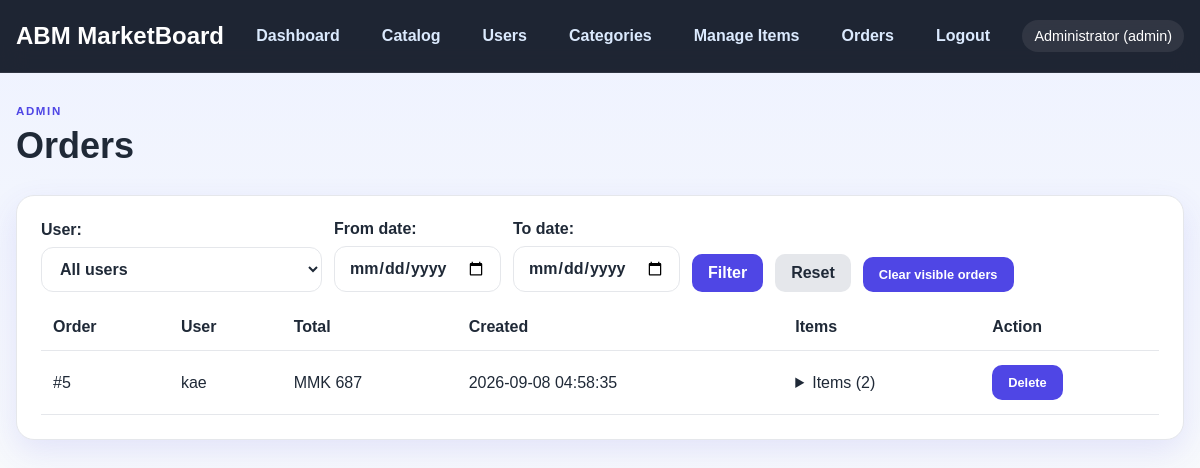
The app's page /admin/orders.php (signed in) with its own data.
### tables this page shows
CREATE TABLE users (
            id INTEGER PRIMARY KEY AUTOINCREMENT,
            name TEXT NOT NULL,
            email TEXT NOT NULL UNIQUE,
            password TEXT NOT NULL,
            role TEXT NOT NULL DEFAULT 'user',
            created_at DATETIME DEFAULT CURRENT_TIMESTAMP
        , approved INTEGER NOT NULL DEFAULT 0);

CREATE TABLE orders (
        id INTEGER PRIMARY KEY AUTOINCREMENT,
        user_id INTEGER NOT NULL,
        total INTEGER NOT NULL DEFAULT 0,
        status TEXT NOT NULL DEFAULT "pending",
        created_at DATETIME DEFAULT CURRENT_TIMESTAMP,
        FOREIGN KEY (user_id) REFERENCES users(id) ON DELETE CASCADE
    );

### app/helpers.php (called while the page is built, shortened)
<?php
require_once __DIR__ . '/db.php';
function e(string $value): string
{
    return htmlspecialchars($value, ENT_QUOTES, 'UTF-8');
}
function currentUser(): ?array
{
    return $_SESSION['user'] ?? null;
}
function formatPrice(float $amount): string
{
    return 'MMK ' . number_format((int) round($amount), 0, '.', ',');
}

### app/db.php (called while the page is built, shortened)
<?php
function getDb(): PDO
{
    static $pdo = null;
    if ($pdo === null) {
        $pdo = new PDO('sqlite:' . DB_PATH);
        $pdo->setAttribute(PDO::ATTR_ERRMODE, PDO::ERRMODE_EXCEPTION);
        $pdo->setAttribute(PDO::ATTR_DEFAULT_FETCH_MODE, PDO::FETCH_ASSOC);
        $pdo->exec('PRAGMA foreign_keys = ON;');
        initializeDatabase($pdo);
    }
    return $pdo;
}
function initializeDatabase(PDO $pdo): void
{
    $pdo->exec('CREATE TABLE IF NOT EXISTS users (
        id INTEGER PRIMARY KEY AUTOINCREMENT,
        name TEXT NOT NULL,
        email TEXT NOT NULL UNIQUE,
        password TEXT NOT NULL,
        role TEXT NOT NULL DEFAULT "user",
        approved INTEGER NOT NULL DEFAULT 0,
        created_at DATETIME DEFAULT CURRENT_TIMESTAMP
    )');
    $pdo->exec('CREATE TABLE IF NOT EXISTS items (
        id INTEGER PRIMARY KEY AUTOINCREMENT,
        name TEXT NOT NULL,
        description TEXT NOT NULL,
        details TEXT NOT NULL,
        price REAL NOT NULL DEFAULT 0,
        image TEXT,
        category TEXT NOT NULL DEFAULT "General",
        barcode TEXT,
        created_at DATETIME DEFAULT CURRENT_TIMESTAMP
    )');
    $pdo->exec('CREATE TABLE IF NOT EXISTS categories (
        id INTEGER PRIMARY KEY AUTOINCREMENT,
        name TEXT NOT NULL UNIQUE,
        created_at DATETIME DEFAULT CURRENT_TIMESTAMP
    )');
    $pdo->exec('CREATE TABLE IF NOT EXISTS messages (
        id INTEGER PRIMARY KEY AUTOINCREMENT,
        sender_id INTEGER,
        sender_name TEXT NOT NULL,
        message TEXT NOT NULL,
        is_announcement INTEGER NOT NULL DEFAULT 0,
        created_at DATETIME DEFAULT CURRENT_TIMESTAMP,
        FOREIGN KEY (sender_id) REFERENCES users(id) ON DELETE SET NULL
    )');
    $pdo->exec('CREATE TABLE IF NOT EXISTS orders (
        id INTEGER PRIMARY KEY AUTOINCREMENT,
        user_id INTEGER NOT NULL,
        total INTEGER NOT NULL DEFAULT 0,
        status TEXT NOT NULL DEFAULT "pending",
        created_at DATETIME DEFAULT CURRENT_TIMESTAMP,
        FOREIGN KEY (user_id) REFERENCES users(id) ON DELETE CASCADE
    )');
    $pdo->exec('CREATE TABLE IF NOT EXISTS order_items (
        id INTEGER PRIMARY KEY AUTOINCREMENT,
        order_id INTEGER NOT NULL,
        item_id INTEGER NOT NULL,
        price INTEGER NOT NULL,
        quantity INTEGER NOT NULL DEFAULT 1,
        FOREIGN KEY (order_id) REFERENCES orders(id) ON DELETE CASCADE,
        FOREIGN KEY (item_id) REFERENCES items(id) ON DELETE CASCADE
    )');
    try {
        $pdo->query('SELECT is_announcement FROM messages LIMIT 1');
    } catch (Exception $e) {
        try {
            $pdo->exec('ALTER TABLE messages ADD COLUMN is_announcement INTEGER NOT NULL DEFAULT 0');
        } catch (Exception $ignored) {
        }
    }
    try {
        $pdo->query('SELECT approved FROM users LIMIT 1');
    } catch (Exception $e) {
        try {
            $pdo->exec('ALTER TABLE users ADD COLUMN approved INTEGER NOT NULL DEFAULT 0');
        } catch (Exception $ignored) {
        }
    }
    try {
        $pdo->query('SELECT barcode FROM items LIMIT 1');
    } catch (Exception $e) {
        try {
            $pdo->exec('ALTER TABLE items ADD COLUMN barcode TEXT');
        } catch (Exception $ignored) {
        }
    }
    $count = (int) $pdo->query('SELECT COUNT(*) FROM users WHERE email = "admin@demo.com"')->fetchColumn();
}
function getAllOrders(): array
{
    $stmt = getDb()->query('SELECT o.*, u.email, u.name, u.role FROM orders o LEFT JOIN users u ON u.id = o.user_id ORDER BY o.created_at DESC');
    return $stmt->fetchAll();
}
function getOrderItems(int $orderId): array
{
    $stmt = getDb()->prepare('SELECT oi.*, i.name FROM order_items oi LEFT JOIN items i ON i.id = oi.item_id WHERE oi.order_id = ?');
    $stmt->execute([$orderId]);
    return $stmt->fetchAll();
}
function getAllUsers(): array
{
    $stmt = getDb()->query('SELECT * FROM users ORDER BY created_at DESC');
    return $stmt->fetchAll();
}

### public/admin/orders.php (the view, shortened to what this page needs)
<?php
require_once __DIR__ . '/../../app/helpers.php';
$dateFrom = trim((string) ($_GET['date_from'] ?? ''));
$dateTo = trim((string) ($_GET['date_to'] ?? ''));
$allOrders = getAllOrders();
$orders = [];
foreach ($allOrders as $order) {
    $orders[] = $order;
}
usort($orders, function ($a, $b) {
    return strtotime((string) $b['created_at']) <=> strtotime((string) $a['created_at']);
});
include __DIR__ . '/../../app/partials/header.php';
?>
<section class="page-header">
    <div>
        <p class="eyebrow">Admin</p>
        <h1>Orders</h1>
    </div>
</section>
<div class="section-block">
    <form method="get" style="margin-bottom:12px; display:flex; gap:12px; flex-wrap:wrap; align-items:end;">
        <label>
            User:
            <select name="user">
                <option value="">All users</option>
            </select>
        </label>
        <label>
            From date:
            <input type="date" name="date_from" value="<?= e($dateFrom) ?>">
        </label>
        <label>
            To date:
            <input type="date" name="date_to" value="<?= e($dateTo) ?>">
        </label>
        <button type="submit" class="primary-btn">Filter</button>
        <a class="primary-btn" href="/admin/orders.php" style="background:#e5e7eb;color:var(--text);">Reset</a>
        <?php if (!empty($orders)): ?>
            <button type="submit" form="clear-orders-form" name="clear_orders" value="1" class="clear-btn">Clear visible orders</button>
        <?php endif; ?>
    </form>
    <?php if (empty($orders)): ?>
        <p>No orders found.</p>
    <?php else: ?>
        <table>
            <thead>
                <tr>
                    <th>Order</th>
                    <th>User</th>
                    <th>Total</th>
                    <th>Created</th>
                    <th>Items</th>
                    <th>Action</th>
                </tr>
            </thead>
            <tbody>
            <?php foreach ($orders as $o): $items = getOrderItems((int) $o['id']); ?>
                <tr>
                    <td>#<?= (int) $o['id'] ?></td>
                    <td><?= e($o['name'] ?? $o['email'] ?? 'User') ?></td>
                    <td><?= formatPrice((float) $o['total']) ?></td>
                    <td><?= e($o['created_at']) ?></td>
                    <td>
                        <details>
                            <summary>Items (<?= count($items) ?>)</summary>
                        </details>
                    </td>
                    <td>
                        <form method="post" style="margin:0;">
                            <button type="submit" class="clear-btn">Delete</button>
                        </form>
                    </td>
                </tr>
            <?php endforeach; ?>
            </tbody>
        </table>
    <?php endif; ?>
</div>
<?php include __DIR__ . '/../../app/partials/footer.php'; ?>

### app/partials/header.php (shortened to what this page needs)
<?php
require_once __DIR__ . '/../helpers.php';
$loggedUser = currentUser();
$currentPage = $currentPage ?? basename($_SERVER['SCRIPT_NAME']);
?>
<!doctype html>
<html lang="en">
<head>
    <link rel="stylesheet" href="/assets/style.css">
</head>
<body>
    <header class="topbar">
        <div class="container nav-wrap">
            <div class="brand">
                <a href="/dashboard.php">ABM MarketBoard</a>
            </div>
            <nav class="main-nav" id="mainNav">
                <?php if ($loggedUser): ?>
                    <a class="<?= $currentPage === 'dashboard.php' ? 'active' : '' ?>" href="/dashboard.php">Dashboard</a>
                    <a class="<?= $currentPage === 'items.php' ? 'active' : '' ?>" href="/items.php">Catalog</a>
                    <?php if (($loggedUser['role'] ?? '') !== 'admin'): ?>
                        <a class="<?= $currentPage === 'cart.php' ? 'active' : '' ?> cart-link" href="/cart.php">Cart <span id="cart-count" style="display:inline-block;margin-left:6px;min-width:20px;text-align:center">0</span></a>
                        <a class="<?= $currentPage === 'orders.php' ? 'active' : '' ?>" href="/orders.php">Orders</a>
                    <?php else: ?>
                        <a class="<?= $currentPage === 'admin/users.php' ? 'active' : '' ?>" href="/admin/users.php">Users</a>
                        <a class="<?= $currentPage === 'admin/categories.php' ? 'active' : '' ?>" href="/admin/categories.php">Categories</a>
                        <a class="<?= $currentPage === 'admin/items.php' ? 'active' : '' ?>" href="/admin/items.php">Manage Items</a>
                        <a class="<?= $currentPage === 'admin/orders.php' ? 'active' : '' ?>" href="/admin/orders.php">Orders</a>
                    <?php endif; ?>
                    <a href="/logout.php">Logout</a>
                <?php else: ?>
                    <a class="<?= $currentPage === 'login.php' ? 'active' : '' ?>" href="/login.php">Login</a>
                    <a class="<?= $currentPage === 'register.php' ? 'active' : '' ?>" href="/register.php">Register</a>
                <?php endif; ?>
            </nav>
            <?php if ($loggedUser): ?>
                <div class="user-pill">
                    <?= e($loggedUser['name']) ?>
                    <span>(<?= e($loggedUser['role']) ?>)</span>
                </div>
            <?php endif; ?>
        </div>
    </header>
    <main class="container page-content">

### public/assets/style.css (style rules this page uses)
:root { --bg: #f5f7ff; --panel: #ffffff; --panel-alt: #eef3ff; --primary: #4f46e5; --primary-dark: #3730a3; --accent: #f59e0b; --text: #1f2937; --muted: #6b7280; --border: #e5e7eb; --success: #10b981; --error: #ef4444; --shadow: 0 12px 32px rgba(79, 70, 229, 0.12); }
* { box-sizing: border-box; }
body { margin: 0; font-family: Arial, Helvetica, sans-serif; background: linear-gradient(180deg, #eef2ff 0%, #f8fafc 100%); color: var(--text); }
a { color: var(--primary); text-decoration: none; }
button, input, textarea, select { font: inherit; }
.container { width: min(1200px, calc(100% - 32px)); margin: 0 auto; }
.topbar { position: sticky; top: 0; z-index: 50; background: rgba(17, 24, 39, 0.94); border-bottom: 1px solid rgba(255, 255, 255, 0.08); backdrop-filter: blur(12px); }
.nav-wrap { display: flex; align-items: center; justify-content: space-between; min-height: 72px; gap: 18px; }
.brand a { font-size: 1.5rem; font-weight: 700; color: #fff; }
.main-nav { display: flex; align-items: center; gap: 18px; flex-wrap: wrap; }
.main-nav a { color: #dbeafe; font-weight: 600; padding: 8px 12px; border-radius: 999px; }
.user-pill { padding: 8px 12px; border-radius: 999px; background: rgba(255, 255, 255, 0.08); color: #fff; font-size: 0.9rem; }
.page-content { padding: 32px 0 60px; }
.page-header { display: flex; justify-content: space-between; align-items: center; gap: 18px; margin-bottom: 28px; }
.eyebrow { text-transform: uppercase; letter-spacing: 0.14em; color: var(--primary); font-weight: 700; font-size: 0.72rem; margin: 0 0 8px; }
h1, h2, h3, p { margin-top: 0; }
h1 { font-size: clamp(2rem, 3vw, 2.8rem); margin-bottom: 0; }
.stat-card, .welcome-panel, .section-block, .admin-form-card, .admin-table-card, .auth-card, .product-card, .item-detail, .detail-box { background: var(--panel); border: 1px solid var(--border); border-radius: 18px; box-shadow: var(--shadow); }
.primary-btn, button[type="submit"], .action-buttons a, .action-buttons button { border: none; border-radius: 10px; padding: 10px 16px; font-weight: 700; cursor: pointer; transition: 0.2s ease; }
.primary-btn, button[type="submit"] { background: var(--primary); color: white; }
.section-block { padding: 24px; }
label { display: grid; gap: 8px; color: var(--text); font-weight: 600; }
input, textarea, select { width: 100%; padding: 12px 14px; border-radius: 12px; border: 1px solid var(--border); background: #fff; color: var(--text); }
table { width: 100%; border-collapse: collapse; }
th, td { border-bottom: 1px solid var(--border); padding: 14px 12px; text-align: left; vertical-align: middle; }
.clear-btn { border: 1px solid rgba(239, 68, 68, 0.25); background: rgba(239, 68, 68, 0.06); color: #991b1b; border-radius: 999px; padding: 7px 10px; font-size: 0.8rem; font-weight: 700; cursor: pointer; }

### records on screen
users: name "Administrator", role "admin"
orders: id "5", user.name "kae", total "MMK 687", created_at "2026-09-08 04:58:35", count($items) "2"
